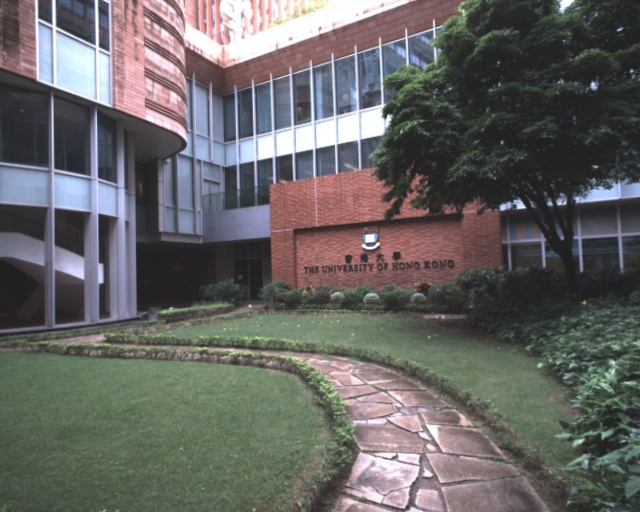
#> input picture data/img.jpg, 640 x 512 px
$ python single_splat.py
#> lines starting #> are read from the running program, lines starting #| are printed output that depends on the picture
import cv2
import numpy as np
import os
from quadtree import Quadtree

# [94 lines left out: functions extract_single_splat_per_square, render_splats_to_image, not called in this run]


if __name__ == "__main__":
    color_path = "data/img.jpg"
    if not os.path.exists(color_path):
        color_path = "data/frame.0000.color.jpg"

    normal_path = "data/visual_normal.png"
    depth_path = "data/visual_depth.png"

    if os.path.exists(color_path) and os.path.exists(normal_path) and os.path.exists(depth_path):
        print("Testing single Gaussian splat per square across 4 Quadtree splitting variants...")

        # Load Color Image
        img_bgr = cv2.imread(color_path, cv2.IMREAD_COLOR)
#> img_bgr is the input picture: shape (512, 640, 3); mean B, G, R 99.1, 101, 102

        # Load Normal Image
        normal_bgr = cv2.imread(normal_path, cv2.IMREAD_COLOR)
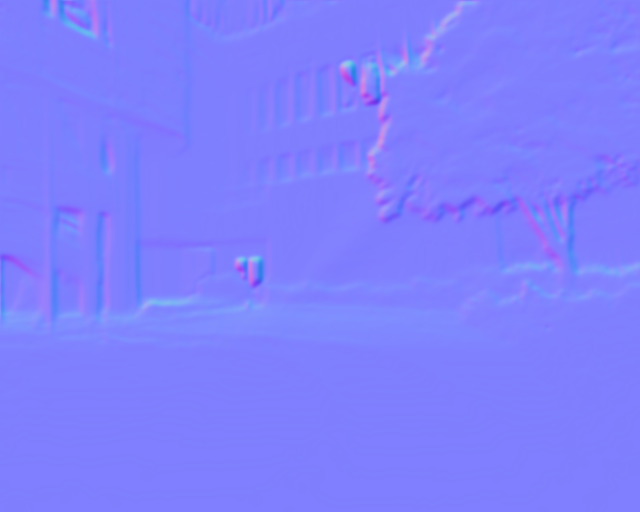
#> input picture data/visual_normal.png, 640 x 512 px
#> normal_bgr is the input picture: shape (512, 640, 3); mean B, G, R 253.9, 127.9, 127.1
        normals_rgb = cv2.cvtColor(normal_bgr, cv2.COLOR_BGR2RGB)
        normals_raw_vectors = (normals_rgb.astype(np.float32) / 255.0) * 2.0 - 1.0
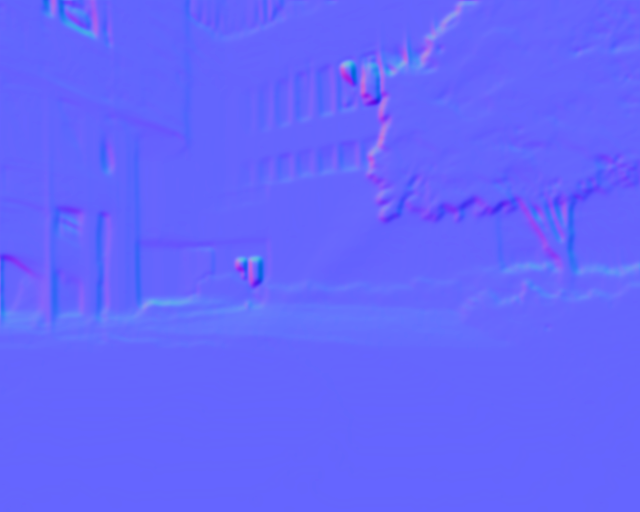
#> normals_raw_vectors: shape (512, 640, 3) float32; mean R, G, B -0.00278, 0.00348, 0.989; drawn with min black and max white

        # Load and Process Depth edges
        depth_raw = cv2.imread(depth_path, cv2.IMREAD_UNCHANGED)
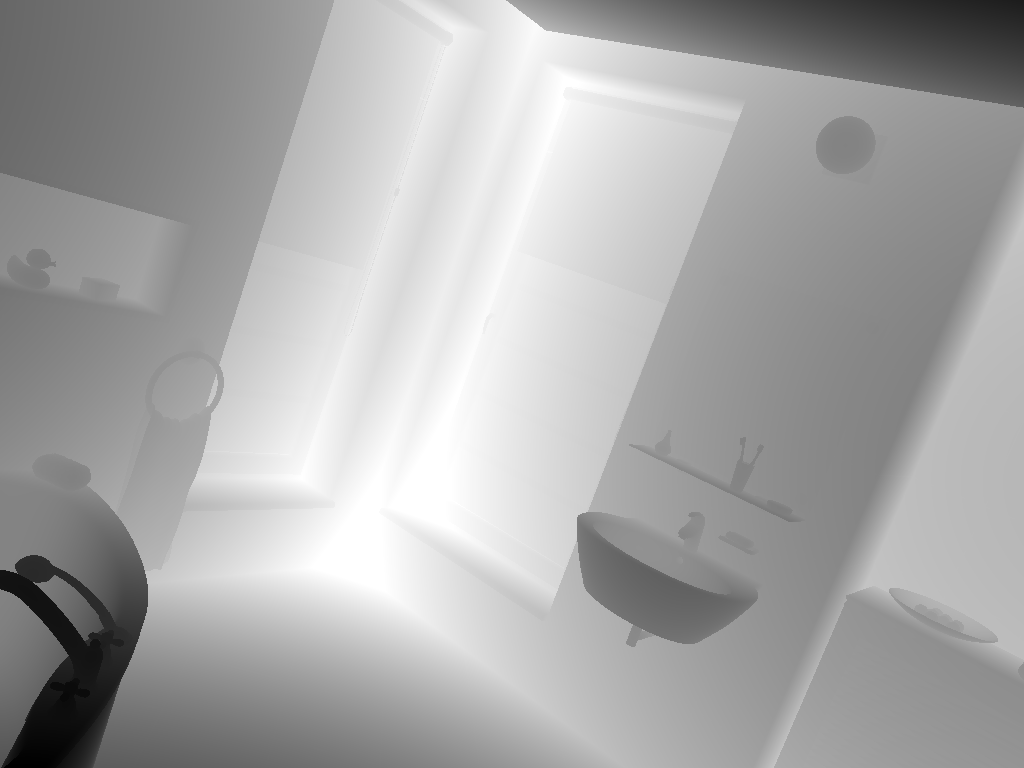
#> input picture data/visual_depth.png, 1024 x 768 px
#> depth_raw is the input picture: shape (768, 1024); min 0, max 255, mean 168.1
        depth_float = depth_raw.astype(np.float32)

        if len(depth_raw.shape) == 2:
            if depth_raw.dtype == np.uint8:
                depth_8u = depth_raw
            else:
                depth_8u = (depth_float / (np.max(depth_float) + 1e-8) * 255.0).astype(np.uint8)
        else:
            # Assuming it is already safely 3 channel
            depth_8u = cv2.cvtColor(depth_raw, cv2.COLOR_BGR2GRAY)

        # --- Execute Pre-Calculated Canny Extractor on DEPTH ---
        depth_edges_mask = cv2.Canny(depth_8u, threshold1=15, threshold2=50)
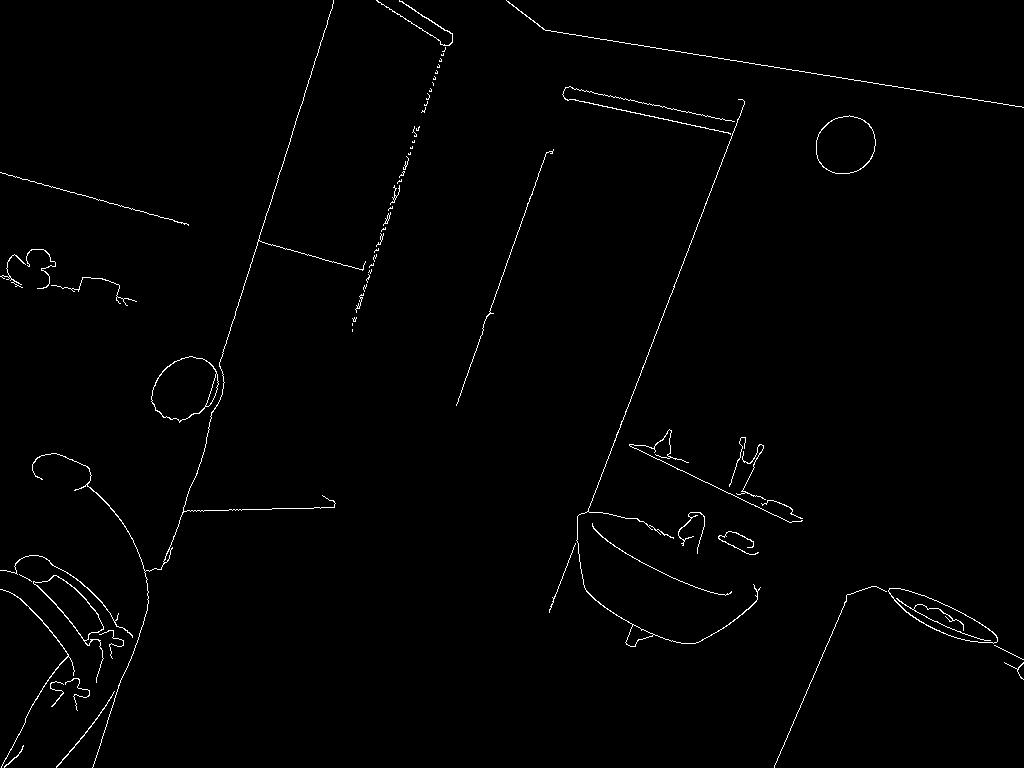
#> depth_edges_mask: shape (768, 1024); 1% white in thin lines or dots
        color_gray = cv2.cvtColor(img_bgr, cv2.COLOR_BGR2GRAY)
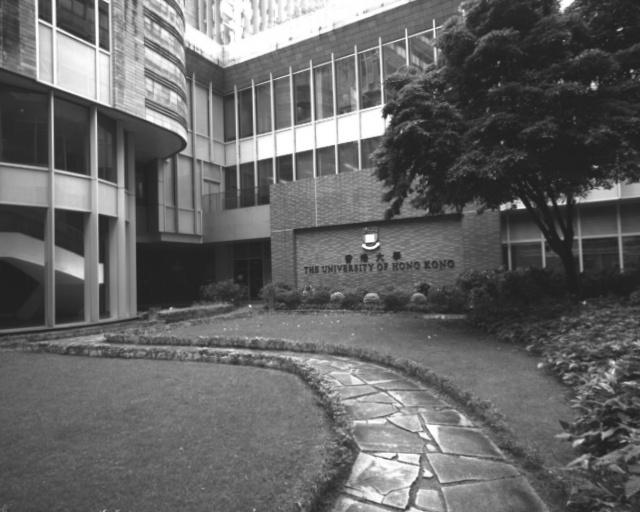
#> color_gray: shape (512, 640); min 28, max 255, mean 101.1

        import json

        # Configuration Lists to iterate
        min_sizes_to_test = [2, 4, 8, 16, 32]
        rgb_thresholds_to_test = [(30, 90), (50, 150), (100, 200)]

        for min_size in min_sizes_to_test:
            for rgb_t1, rgb_t2 in rgb_thresholds_to_test:
                # --- Process RGB edges with current dynamically passed threshold arrays ---
                rgb_edges_mask = cv2.Canny(color_gray, threshold1=rgb_t1, threshold2=rgb_t2)

                # Mathematical Stack of both structural edge detection variants
#> (the run stopped early here; a loop or call above may not have finished)
